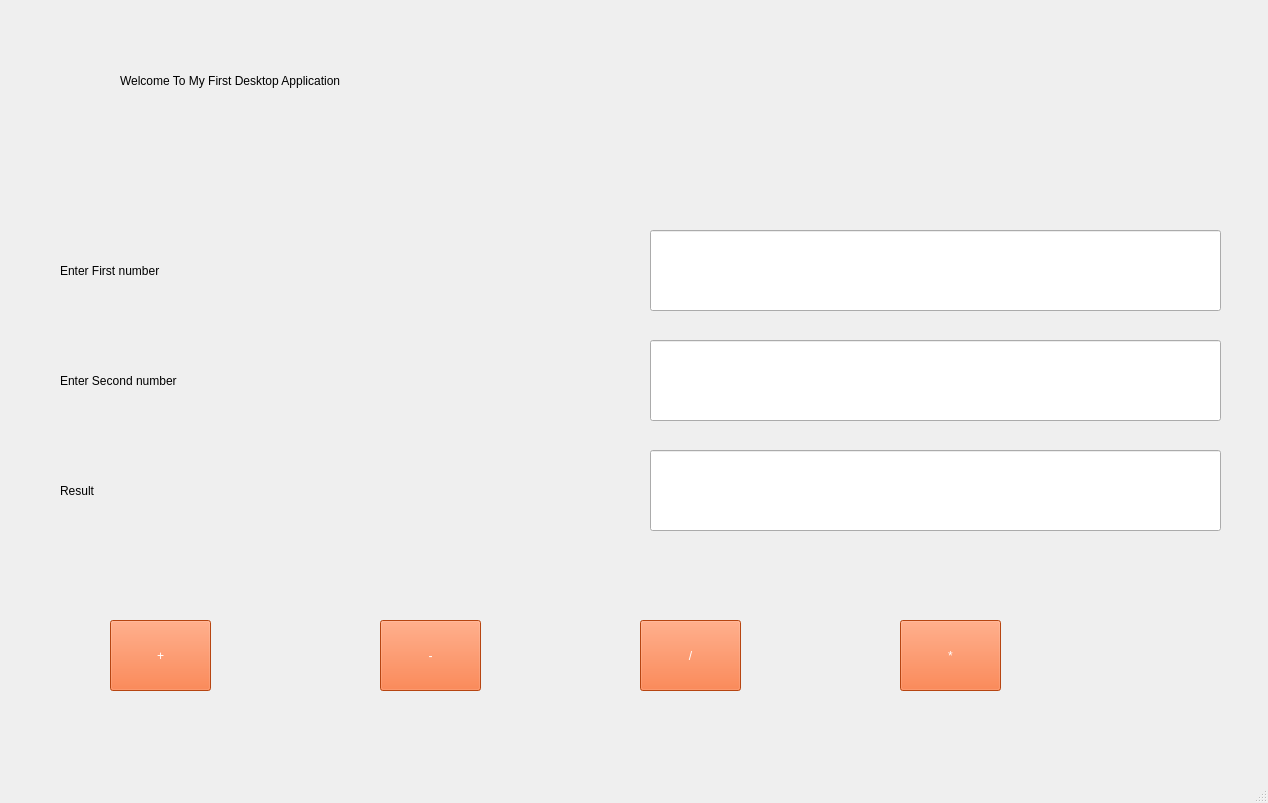
<?xml version="1.0" encoding="UTF-8"?>
<ui version="4.0">
 <class>MainWindow</class>
 <widget class="QMainWindow" name="MainWindow">
  <property name="geometry">
   <rect>
    <x>0</x>
    <y>0</y>
    <width>1268</width>
    <height>803</height>
   </rect>
  </property>
  <property name="windowTitle">
   <string>MainWindow</string>
  </property>
  <widget class="QWidget" name="centralwidget">
   <widget class="QLabel" name="label">
    <property name="geometry">
     <rect>
      <x>120</x>
      <y>30</y>
      <width>1041</width>
      <height>101</height>
     </rect>
    </property>
    <property name="styleSheet">
     <string notr="true">font: 28pt &quot;MS Shell Dlg 2&quot;;</string>
    </property>
    <property name="text">
     <string>Welcome To My First Desktop Application</string>
    </property>
   </widget>
   <widget class="QLabel" name="label_2">
    <property name="geometry">
     <rect>
      <x>60</x>
      <y>230</y>
      <width>491</width>
      <height>81</height>
     </rect>
    </property>
    <property name="styleSheet">
     <string notr="true">font: 20pt &quot;MS Shell Dlg 2&quot;;</string>
    </property>
    <property name="text">
     <string>Enter First number</string>
    </property>
   </widget>
   <widget class="QLabel" name="label_3">
    <property name="geometry">
     <rect>
      <x>60</x>
      <y>340</y>
      <width>491</width>
      <height>81</height>
     </rect>
    </property>
    <property name="styleSheet">
     <string notr="true">font: 20pt &quot;MS Shell Dlg 2&quot;;</string>
    </property>
    <property name="text">
     <string>Enter Second number</string>
    </property>
   </widget>
   <widget class="QLineEdit" name="lineEdit">
    <property name="geometry">
     <rect>
      <x>650</x>
      <y>230</y>
      <width>571</width>
      <height>81</height>
     </rect>
    </property>
   </widget>
   <widget class="QLineEdit" name="lineEdit_2">
    <property name="geometry">
     <rect>
      <x>650</x>
      <y>340</y>
      <width>571</width>
      <height>81</height>
     </rect>
    </property>
   </widget>
   <widget class="QLineEdit" name="lineEdit_3">
    <property name="geometry">
     <rect>
      <x>650</x>
      <y>450</y>
      <width>571</width>
      <height>81</height>
     </rect>
    </property>
   </widget>
   <widget class="QLabel" name="label_4">
    <property name="geometry">
     <rect>
      <x>60</x>
      <y>450</y>
      <width>491</width>
      <height>81</height>
     </rect>
    </property>
    <property name="styleSheet">
     <string notr="true">font: 20pt &quot;MS Shell Dlg 2&quot;;</string>
    </property>
    <property name="text">
     <string>Result</string>
    </property>
   </widget>
   <widget class="QPushButton" name="pushButton">
    <property name="geometry">
     <rect>
      <x>110</x>
      <y>620</y>
      <width>101</width>
      <height>71</height>
     </rect>
    </property>
    <property name="styleSheet">
     <string notr="true">font: 22pt &quot;MS Shell Dlg 2&quot;;
background-color: rgb(255, 97, 24);
color: rgb(255, 255, 255);</string>
    </property>
    <property name="text">
     <string>+</string>
    </property>
   </widget>
   <widget class="QPushButton" name="pushButton_2">
    <property name="geometry">
     <rect>
      <x>380</x>
      <y>620</y>
      <width>101</width>
      <height>71</height>
     </rect>
    </property>
    <property name="styleSheet">
     <string notr="true">font: 22pt &quot;MS Shell Dlg 2&quot;;
background-color: rgb(255, 97, 24);
color: rgb(255, 255, 255);</string>
    </property>
    <property name="text">
     <string>-</string>
    </property>
   </widget>
   <widget class="QPushButton" name="pushButton_3">
    <property name="geometry">
     <rect>
      <x>640</x>
      <y>620</y>
      <width>101</width>
      <height>71</height>
     </rect>
    </property>
    <property name="styleSheet">
     <string notr="true">font: 22pt &quot;MS Shell Dlg 2&quot;;
background-color: rgb(255, 97, 24);
color: rgb(255, 255, 255);</string>
    </property>
    <property name="text">
     <string>/</string>
    </property>
   </widget>
   <widget class="QPushButton" name="pushButton_4">
    <property name="geometry">
     <rect>
      <x>900</x>
      <y>620</y>
      <width>101</width>
      <height>71</height>
     </rect>
    </property>
    <property name="styleSheet">
     <string notr="true">font: 22pt &quot;MS Shell Dlg 2&quot;;
background-color: rgb(255, 97, 24);
color: rgb(255, 255, 255);</string>
    </property>
    <property name="text">
     <string>*</string>
    </property>
   </widget>
  </widget>
  <widget class="QMenuBar" name="menubar">
   <property name="geometry">
    <rect>
     <x>0</x>
     <y>0</y>
     <width>1268</width>
     <height>31</height>
    </rect>
   </property>
  </widget>
  <widget class="QStatusBar" name="statusbar"/>
 </widget>
 <resources/>
 <connections/>
</ui>
